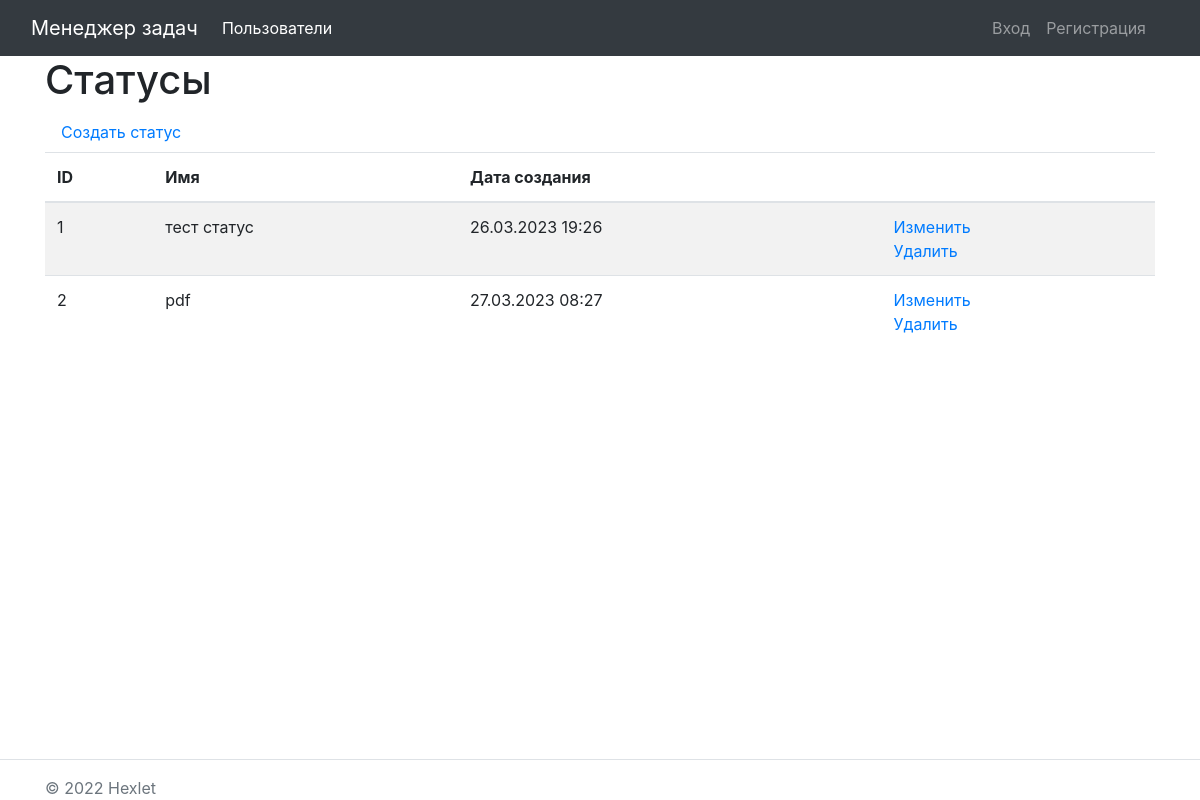
The app's page /statuses/, older data.
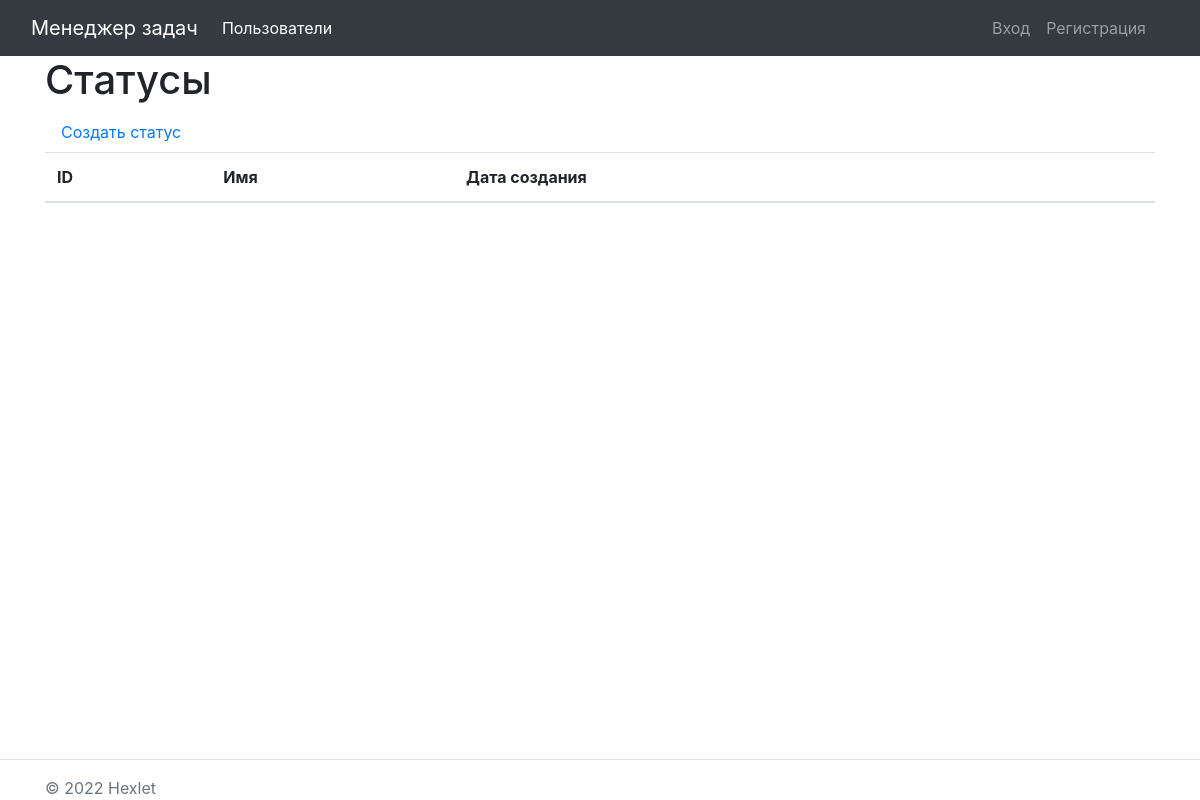
The same page, newer data.
### task_manager/statuses/models.py (models this page shows, shortened)
class Status(models.Model):
    name = models.CharField(max_length=130, unique=True, verbose_name="Имя")
    creatad_at = models.DateTimeField(auto_now=True)
    class Meta:
        verbose_name = _('Статус')
        verbose_name_plural = _('Статусы')

### task_manager/statuses/views.py (the view)
# urls.py: path('', StatusListView.as_view(), name='status_list')
class StatusListView(ListView):
    model = Status
    tempalte_name = 'statuses/list.html'

### task_manager/statuses/templates/statuses/status_list.html
{% extends 'base.html' %}
{% load i18n %}
{% block content %}
    <h1>Статусы</h1>
    <a class="nav-link" href="/statuses/create/">{% translate 'Создать статус' %}</a>
    <table class="table table-striped">
        <thead>
            <tr>
                <th>ID</th>
                <th>Имя</th>
                <th>Дата создания</th>
                <th></th>
            </tr>
        </thead>
        <tbody>
            {% for status in object_list %}
            <tr>
                <td>{{ status.id }}</td>
                <td>{{ status.name }}</td>
                <td>{{ status.creatad_at|date:"d.m.Y H:i" }}</td>
                <td>
                    <a href="{% url 'status_update' status.id %}">{% translate 'Изменить' %}</a>
                    <br>
                    <a href="{% url 'status_delete' status.id %}">{% translate 'Удалить' %}</a>
                </td>
            </tr>
            {% endfor %}
        </tbody>
    </table>
{% endblock content %}

Row changes from the older to the newer data that the page shows:
removed Status: id "1", name "тест статус", creatad_at "26.03.2023 19:26"
removed Status: id "2", name "pdf", creatad_at "27.03.2023 08:27"
